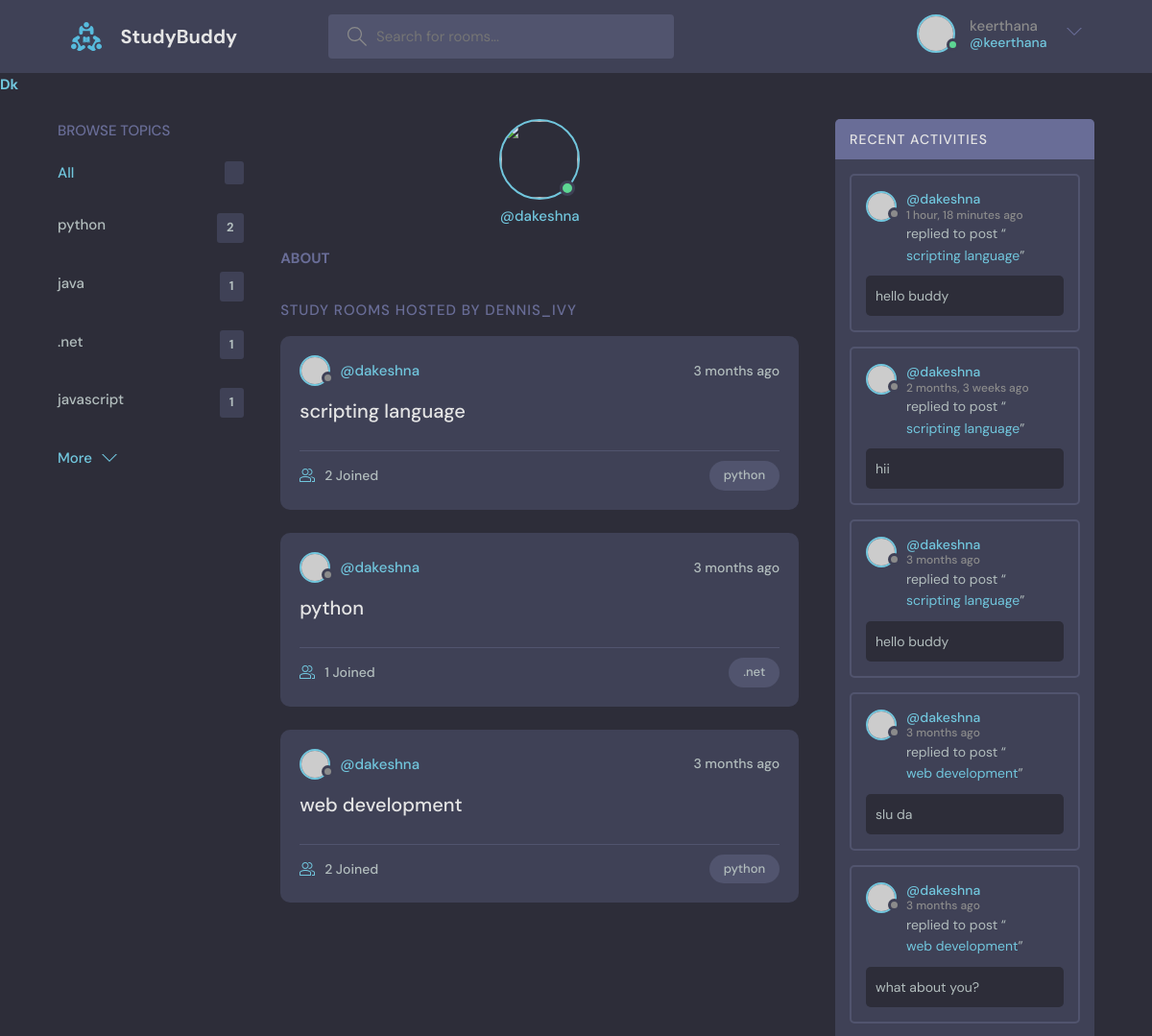
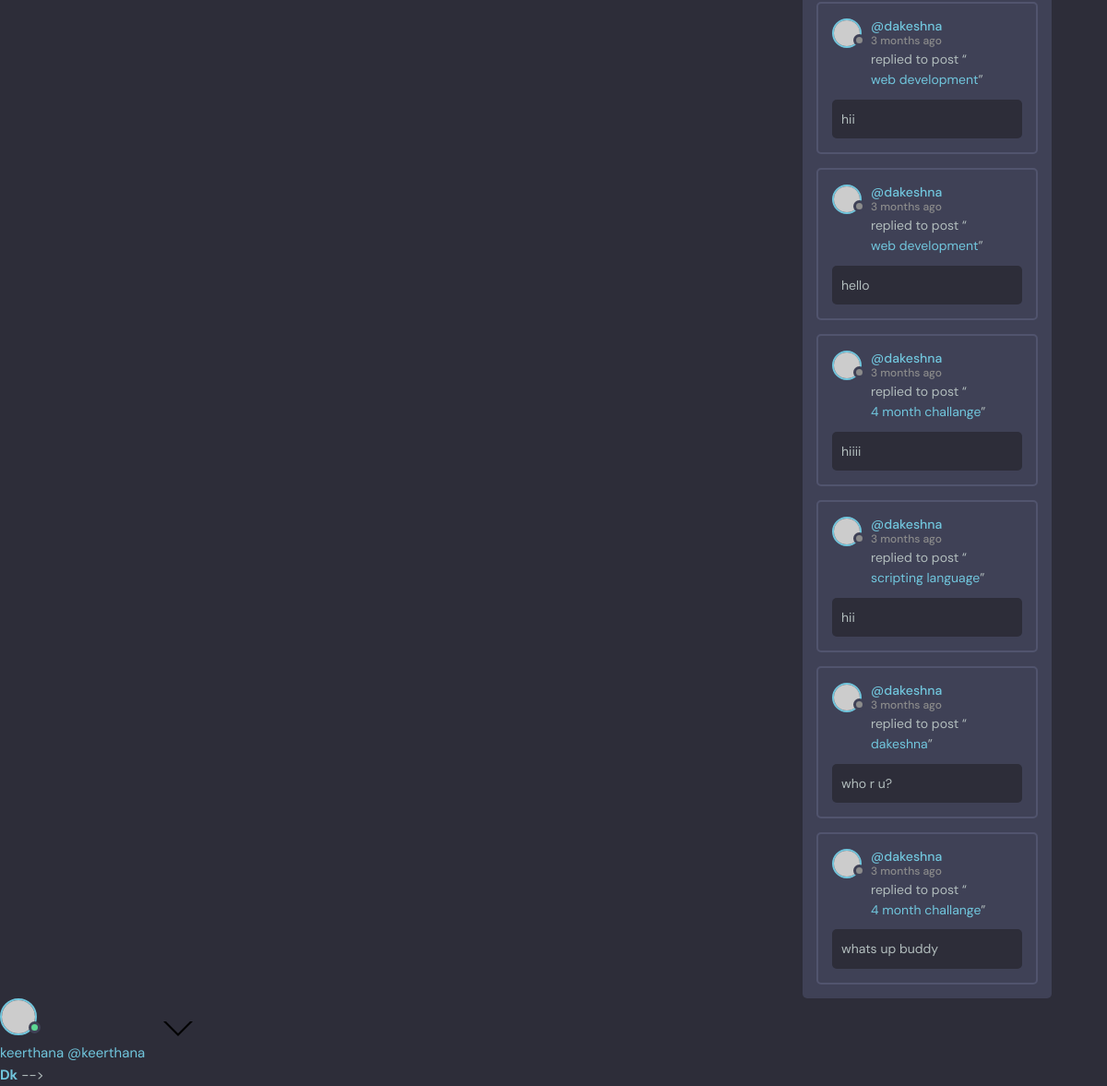
The app's page /profile/3/ (signed in) with its own data (2 pictures, top to bottom).
### dk/models.py (models this page shows, shortened)
class Topic(models.Model):
    name = models.CharField(max_length=200)

class Room(models.Model):
    host = models.ForeignKey(User, on_delete=models.SET_NULL, null=True)
    topic = models.ForeignKey(Topic, on_delete=models.SET_NULL, null=True)
    name = models.CharField(max_length=200)
    description = models.TextField(null=True, blank=True)
    participants = models.ManyToManyField(
    User, related_name='participants', blank=True)
    updated = models.DateTimeField(auto_now=True)
    created = models.DateTimeField(auto_now_add=True)
    class Meta:
        ordering = ['-updated', '-created']

class Message(models.Model):
    user = models.ForeignKey(User, on_delete=models.CASCADE)
    room = models.ForeignKey(Room, on_delete=models.CASCADE)
    body = models.TextField()
    updated = models.DateTimeField(auto_now=True)
    created = models.DateTimeField(auto_now_add=True)
    class Meta:
        ordering = ['-updated', '-created']

### dk/views.py (the view)
# urls.py: path('profile/<str:pk>/', views.userprofile, name='user profile'),
def userprofile(request,pk):
    user=User.objects.get(id=pk)
    rooms=user.room_set.all()
    room_messages=user.message_set.all()
    topics=Topic.objects.all()
    context={'user':user,'rooms':rooms,
             'room_messages': room_messages,'topics':topics}
    return render(request,'dk/profile.html',context)

### dk/templates/dk/profile.html (shortened to what this page needs)
{% extends 'main.html' %}
{% block main_content %}
<main class="profile-page layout layout--3">
  <div class="container">
    {% include 'dk/topic.html' %}
    <div class="roomList">
      <div class="profile">
        <div class="profile__avatar">
          <div class="avatar avatar--large active">
            <img src="{{user.avatar.url}}" />
          </div>
        </div>
        <div class="profile__info">
          <p>@{{user.username}}</p>
        </div>
        <div class="profile__about">
          <h3>About</h3>
        </div>
      </div>
      <div class="roomList__header">
        <div>
          <h2>Study Rooms Hosted by dennis_ivy</a>
          </h2>
        </div>
      </div>
      {% include 'dk/feed.html' %}
    </div>
    {% include 'dk/activity.html' %}
  </div>
</main>
{% endblock main_content %}

### templates/navi.html (shortened to what this page needs)
{% load static %}
<header class="header header--loggedIn">
    <div class="container">
      <a href="{% url 'home' %}" class="header__logo">
        <img src="{% static 'images/logo.svg' %}" />
        <h1>StudyBuddy</h1>
      </a>
      <form class="header__search" method="GET" action="{% url 'home' %}">
        <label>
          <input type="text" name="q" placeholder="Search for rooms..." />
        </label>
      </form>
      <nav class="header__menu">
        {% if request.user.is_authenticated %}
        <div class="header__user">
          <a href="profile.html">
            <div class="avatar avatar--medium active">
              <img src="https://randomuser.me/api/portraits/men/37.jpg" />
            </div>
            <p>{{request.user.username}} <span>@{{request.user.username}}</span></p>
          </a>
          <button class="dropdown-button">
            <svg version="1.1" xmlns="http://www.w3.org/2000/svg" width="32" height="32" viewBox="0 0 32 32">
              <title>chevron-down</title>
              <path d="M16 21l-13-13h-3l16 16 16-16h-3l-13 13z"></path>
            </svg>
          </button>
        </div>
         {%else%}
         <a href="{% url 'login' %}">
            <img src="{% static 'images/avatar.svg' %}" />
            <p>Login</p>
          </a>
          {% endif %}
      </nav>
    </div>
  </header>
<a href="/">
    <h3>Dk</h3>
</a>

### dk/templates/dk/topic.html
<div class="topics">
    <div class="topics__header">
      <h2>Browse Topics</h2>
    </div>
    <ul class="topics__list">
      <li>
        <a href="{% url 'home' %}" class="active">All <span>{{topic.count}}</span></a>
      </li>
      {% for topic in topics %}
      <li>
        <a href="{% url 'home' %}?q={{ topic.name }}">{{topic.name}}<span>{{topic.room_set.all.count}}</span></a>
      </li>
      {% endfor %}
    </ul>
    <a class="btn btn--link" href="topics.html">
      More
      <svg version="1.1" xmlns="http://www.w3.org/2000/svg" width="32" height="32" viewBox="0 0 32 32">
        <title>chevron-down</title>
        <path d="M16 21l-13-13h-3l16 16 16-16h-3l-13 13z"></path>
      </svg>
    </a>
  </div>

### dk/templates/dk/feed.html (shortened to what this page needs)
{% for room in rooms %}
<div class="roomListRoom">
    <div class="roomListRoom__header">
      <a href="{% url 'user profile' pk=room.host.id %}" class="roomListRoom__author">
        <div class="avatar avatar--small">
          <img src="https://randomuser.me/api/portraits/women/11.jpg" />
        </div>
        <span>@{{room.host.username}}</span>
      </a>
      <div class="roomListRoom__actions">
        <span>{{room.created|timesince}} ago</span>
      </div>
    </div>
    <div class="roomListRoom__content">
      <a href="{% url 'room' pk=room.id %}">{{room.name}}</a>
    </div>
    <div class="roomListRoom__meta">
      <a href="{% url 'room' pk=room.id %}" class="roomListRoom__joined">
        {{room.participants.all.count}} Joined
      </a>
      <p class="roomListRoom__topic">{{room.topic.name}}</p>
    </div>
  </div>
{% endfor %}

### dk/templates/dk/activity.html (shortened to what this page needs)
<div class="activities">
    <div class="activities__header">
      <h2>Recent Activities</h2>
    </div>
    {% for message in room_messages %}
    <div class="activities__box">
      <div class="activities__boxHeader roomListRoom__header">
        <a href="{% url 'user profile' pk=message.user.id % }" class="roomListRoom__author">
          <div class="avatar avatar--small">
            <img src="https://randomuser.me/api/portraits/women/11.jpg" />
          </div>
          <p>
            @{{ message.user }}
            <span>{{ message.created|timesince }} ago</span>
          </p>
        </a>
      </div>
      <div class="activities__boxContent">
        <p>replied to post “<a href="{url 'room' pk=message.room.id %}">{{message.room.name}}</a>”</p>
        <div class="activities__boxRoomContent">
                {{message.body}}
        </div>
      </div>
    </div>
    {% endfor %}
  </div>

### records on screen
Topic: name "python", room_set.all.count "2"
Topic: name "java", room_set.all.count "1"
Topic: name ".net", room_set.all.count "1"
Topic: name "javascript", room_set.all.count "1"
Room: host.username "dakeshna", created "3 months", name "scripting language", participants.all.count "2", topic.name "python"
Room: host.username "dakeshna", created "3 months", name "python", participants.all.count "1", topic.name ".net"
Room: host.username "dakeshna", created "3 months", name "web development", participants.all.count "2", topic.name "python"
Message: user "dakeshna", created "1 hour, 18 minutes", room.name "scripting language", body "hello buddy"
Message: user "dakeshna", created "2 months, 3 weeks", room.name "scripting language", body "hii"
Message: user "dakeshna", created "3 months", room.name "scripting language", body "hello buddy"
Message: user "dakeshna", created "3 months", room.name "web development", body "slu da"
Message: user "dakeshna", created "3 months", room.name "web development", body "what about you?"
Message: user "dakeshna", created "3 months", room.name "web development", body "hii"
Message: user "dakeshna", created "3 months", room.name "web development", body "hello"
Message: user "dakeshna", created "3 months", room.name "4 month challange", body "hiiii"
Message: user "dakeshna", created "3 months", room.name "scripting language", body "hii"
Message: user "dakeshna", created "3 months", room.name "dakeshna", body "who r u?"
Message: user "dakeshna", created "3 months", room.name "4 month challange", body "whats up buddy"

### other values on screen
{{ request.user.username }} "keerthana keerthana"
{{ user.username }} "dakeshna"
